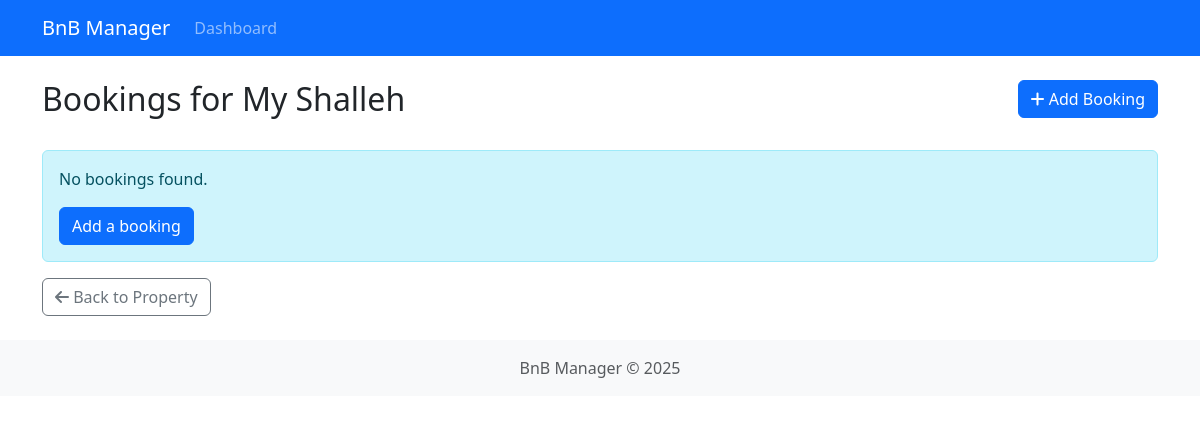
/booking/property/1/bookings/, run on an earlier commit of the app's database.
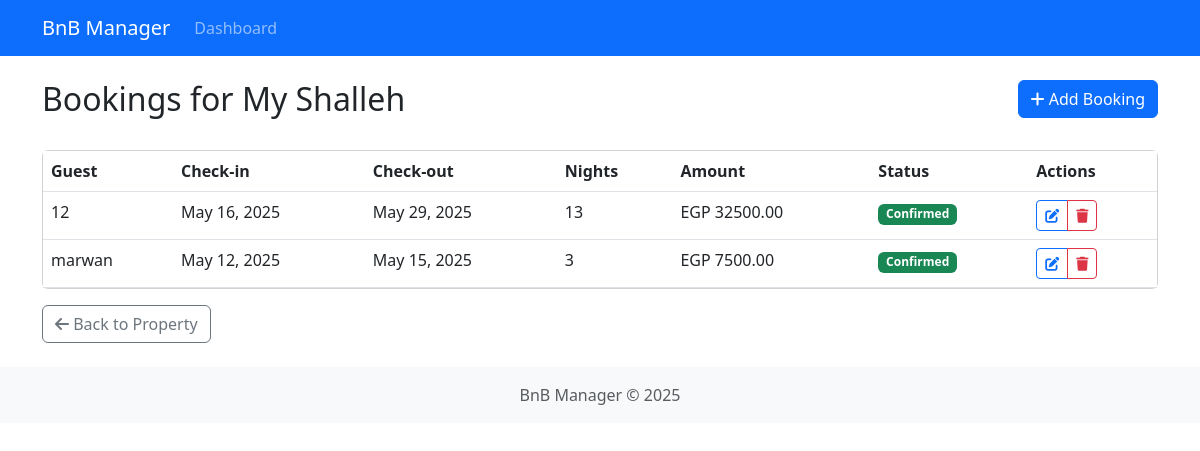
And on a later commit of the database.
### booking/models.py (models this page shows, shortened)
class Booking(models.Model):
    property = models.ForeignKey(Property, related_name='bookings', on_delete=models.CASCADE)
    start_date = models.DateField()
    end_date = models.DateField()
    guest_name = models.CharField(max_length=100)
    guest_phone = models.CharField(max_length=20, help_text="Guest's contact phone number")
    total_amount = models.DecimalField(max_digits=10, decimal_places=2)
    is_confirmed = models.BooleanField(default=False)
    def days_count(self):
        return (self.end_date - self.start_date).days

### booking/views.py (the view)
# urls.py: path('property/<int:property_id>/bookings/', views.BookingListView.as_view(), name='booking_list'),
class BookingListView(generic.ListView):
    model = Booking
    template_name = 'booking/booking_list.html'
    context_object_name = 'bookings'
    def get_queryset(self):
        property_id = self.kwargs.get('property_id')
        if property_id:
            return Booking.objects.filter(property_id=property_id).order_by('-start_date')
        return Booking.objects.all().order_by('-start_date')
    def get_context_data(self, **kwargs):
        context = super().get_context_data(**kwargs)
        property_id = self.kwargs.get('property_id')
        if property_id:
            context['property'] = get_object_or_404(Property, id=property_id)
        return context

### booking/templates/booking/booking_list.html (shortened to what this page needs)
{% extends 'booking/base.html' %}
{% block content %}
<div class="row mb-4">
  <div class="col-md-8">
    <h2>
      {% if property %}
        Bookings for {{ property.name }}
      {% else %}
        All Bookings
      {% endif %}
    </h2>
  </div>
  <div class="col-md-4 text-end">
    {% if property %}
      <a href="{% url 'booking_create' property.id %}" class="btn btn-primary">
        <i class="fas fa-plus"></i> Add Booking
      </a>
    {% endif %}
  </div>
</div>
{% if bookings %}
  <div class="card">
    <div class="table-responsive">
      <table class="table table-hover mb-0">
        <thead>
          <tr>
            <th>Guest</th>
            <th>Check-in</th>
            <th>Check-out</th>
            <th>Nights</th>
            <th>Amount</th>
            <th>Status</th>
            <th>Actions</th>
          </tr>
        </thead>
        <tbody>
          {% for booking in bookings %}
            <tr>
              <td>{{ booking.guest_name }}</td>
              <td>{{ booking.start_date }}</td>
              <td>{{ booking.end_date }}</td>
              <td>{{ booking.days_count }}</td>
              <td>EGP {{ booking.total_amount }}</td>
              <td>
                {% if booking.is_confirmed %}
                  <span class="badge bg-success">Confirmed</span>
                {% else %}
                  <span class="badge bg-warning text-dark">Pending</span>
                {% endif %}
              </td>
              <td>
                <div class="btn-group">
                  <a href="{% url 'booking_update' booking.id %}" class="btn btn-sm btn-outline-primary">
                    <i class="fas fa-edit"></i>
                  </a>
                  <a href="{% url 'booking_delete' booking.id %}" class="btn btn-sm btn-outline-danger">
                    <i class="fas fa-trash"></i>
                  </a>
                </div>
              </td>
            </tr>
          {% endfor %}
        </tbody>
      </table>
    </div>
  </div>
{% else %}
  <div class="alert alert-info">
    <p>No bookings found.</p>
    {% if property %}
      <a href="{% url 'booking_create' property.id %}" class="btn btn-primary">Add a booking</a>
    {% endif %}
  </div>
{% endif %}
{% if property %}
  <div class="mt-3">
    <a href="{% url 'property_detail' property.id %}" class="btn btn-outline-secondary">
      <i class="fas fa-arrow-left"></i> Back to Property
    </a>
  </div>
{% endif %}
{% endblock %}

What changed in the data, as far as the page shows it:
added Booking: guest_name "12", start_date "May 16, 2025", end_date "May 29, 2025", days_count "13", total_amount "32500.00", is_confirmed "Confirmed"
added Booking: guest_name "marwan", start_date "May 12, 2025", end_date "May 15, 2025", days_count "3", total_amount "7500.00", is_confirmed "Confirmed"
Also different on the page:
text no longer shown: "No bookings found. Add a booking"
text now shown: "Guest Check-in Check-out Nights Amount Status Actions"
